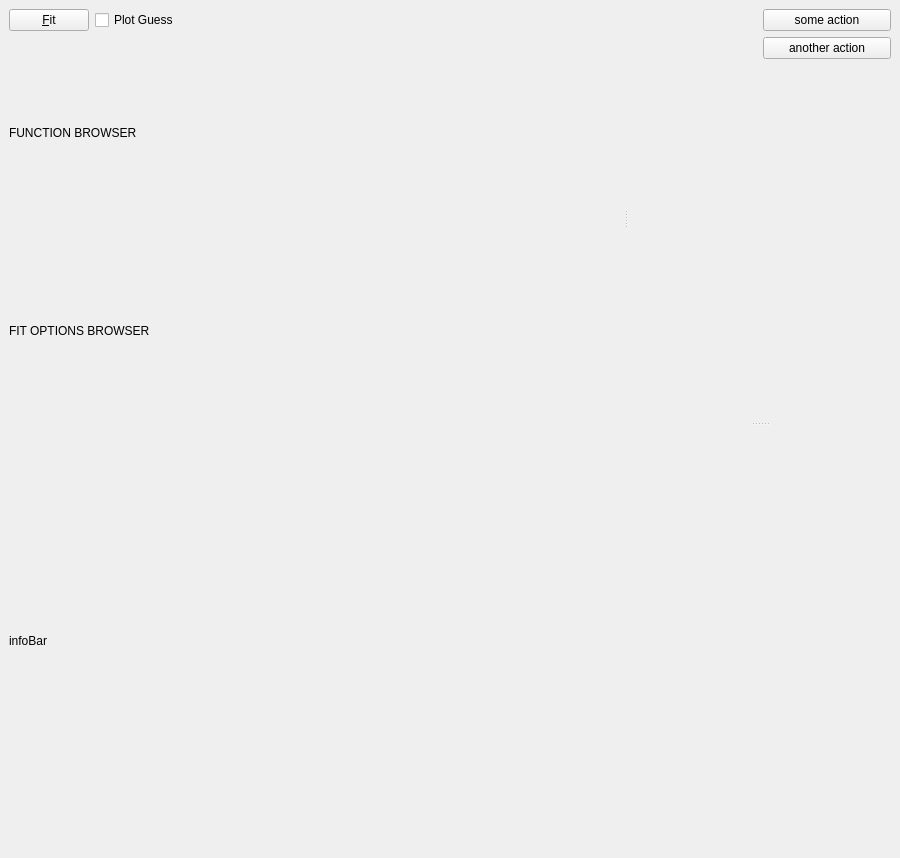
<?xml version="1.0" encoding="UTF-8"?>
<ui version="4.0">
 <class>BackgroundRemover</class>
 <widget class="QMainWindow" name="BackgroundRemover">
  <property name="geometry">
   <rect>
    <x>0</x>
    <y>0</y>
    <width>900</width>
    <height>858</height>
   </rect>
  </property>
  <property name="windowTitle">
   <string>Multi-dataset fitting</string>
  </property>
  <widget class="QWidget" name="centralwidget">
   <layout class="QVBoxLayout" name="verticalLayout_3" stretch="0,0">
    <item>
     <widget class="QSplitter" name="hSplitter">
      <property name="orientation">
       <enum>Qt::Horizontal</enum>
      </property>
      <widget class="QWidget" name="verticalLayoutWidget_2">
       <layout class="QVBoxLayout" name="browserLayout">
        <item>
         <layout class="QHBoxLayout" name="horizontalLayout_3">
          <item>
           <widget class="QPushButton" name="btnFit">
            <property name="toolTip">
             <string>Start multi-dataset fitting</string>
            </property>
            <property name="text">
             <string>&amp;Fit</string>
            </property>
           </widget>
          </item>
          <item>
           <widget class="QCheckBox" name="cbPlotGuess">
            <property name="text">
             <string>Plot Guess</string>
            </property>
           </widget>
          </item>
          <item>
           <spacer name="horizontalSpacer_2">
            <property name="orientation">
             <enum>Qt::Horizontal</enum>
            </property>
            <property name="sizeHint" stdset="0">
             <size>
              <width>40</width>
              <height>20</height>
             </size>
            </property>
           </spacer>
          </item>
         </layout>
        </item>
        <item>
         <widget class="QLabel" name="label">
          <property name="text">
           <string>FUNCTION BROWSER</string>
          </property>
         </widget>
        </item>
        <item>
         <widget class="QLabel" name="label_2">
          <property name="text">
           <string>FIT OPTIONS BROWSER</string>
          </property>
         </widget>
        </item>
       </layout>
      </widget>
      <widget class="QSplitter" name="vSplitter">
       <property name="orientation">
        <enum>Qt::Vertical</enum>
       </property>
       <widget class="QWidget" name="layoutWidget">
        <layout class="QHBoxLayout" name="horizontalLayout_2">
         <item>
          <widget class="MantidQt::MantidWidgets::DisplayCurveFit" name="displayCurveFit"/>
         </item>
         <item>
          <layout class="QVBoxLayout" name="verticalLayout_2">
           <item>
            <widget class="QPushButton" name="button1">
             <property name="toolTip">
              <string>Add one or more spectra from a workspace</string>
             </property>
             <property name="text">
              <string>some action</string>
             </property>
            </widget>
           </item>
           <item>
            <widget class="QPushButton" name="button2">
             <property name="toolTip">
              <string>Remove selected spectra</string>
             </property>
             <property name="text">
              <string>another action</string>
             </property>
            </widget>
           </item>
           <item>
            <spacer name="verticalSpacer">
             <property name="orientation">
              <enum>Qt::Vertical</enum>
             </property>
             <property name="sizeHint" stdset="0">
              <size>
               <width>20</width>
               <height>40</height>
              </size>
             </property>
            </spacer>
           </item>
          </layout>
         </item>
        </layout>
       </widget>
       <widget class="QWidget" name="verticalLayoutWidget">
        <layout class="QVBoxLayout" name="verticalLayout">
         <property name="spacing">
          <number>6</number>
         </property>
         <item>
          <widget class="MantidQt::MantidWidgets::PreviewPlot" name="previewPlot"/>
         </item>
        </layout>
       </widget>
      </widget>
     </widget>
    </item>
    <item>
     <widget class="QLabel" name="infoBar">
      <property name="text">
       <string>infoBar</string>
      </property>
     </widget>
    </item>
   </layout>
  </widget>
 </widget>
 <customwidgets>
  <customwidget>
   <class>MantidQt::MantidWidgets::PreviewPlot</class>
   <extends>QWidget</extends>
   <header>MantidQtMantidWidgets/PreviewPlot.h</header>
  </customwidget>
  <customwidget>
   <class>MantidQt::MantidWidgets::DisplayCurveFit</class>
   <extends>QWidget</extends>
   <header>MantidQtMantidWidgets/DisplayCurveFit.h</header>
  </customwidget>
 </customwidgets>
 <tabstops>
  <tabstop>button1</tabstop>
  <tabstop>button2</tabstop>
  <tabstop>btnFit</tabstop>
 </tabstops>
 <resources>
  <include location="../../../icons/CustomInterfacesIcons.qrc"/>
 </resources>
 <connections/>
</ui>
